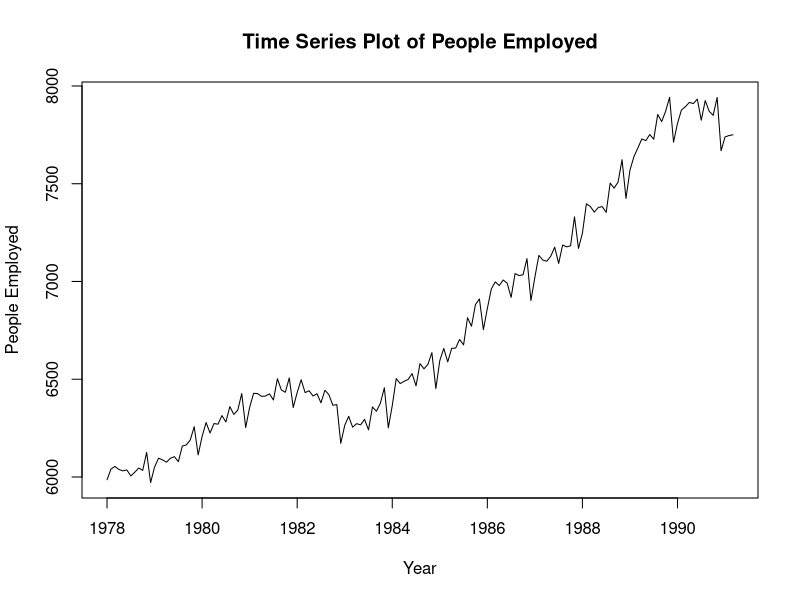
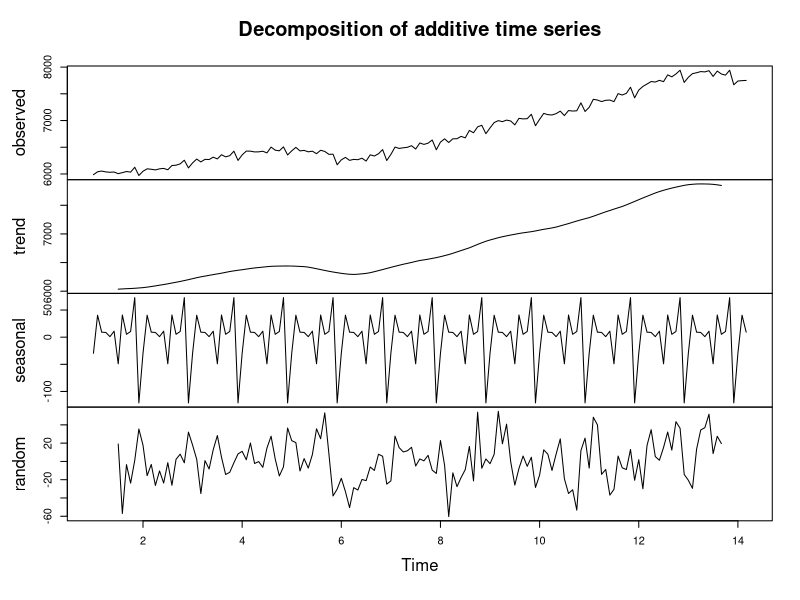
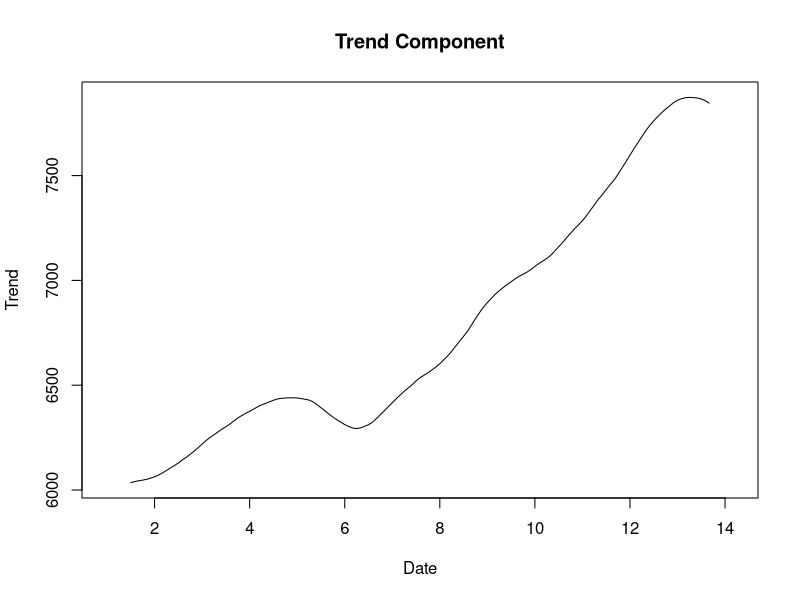
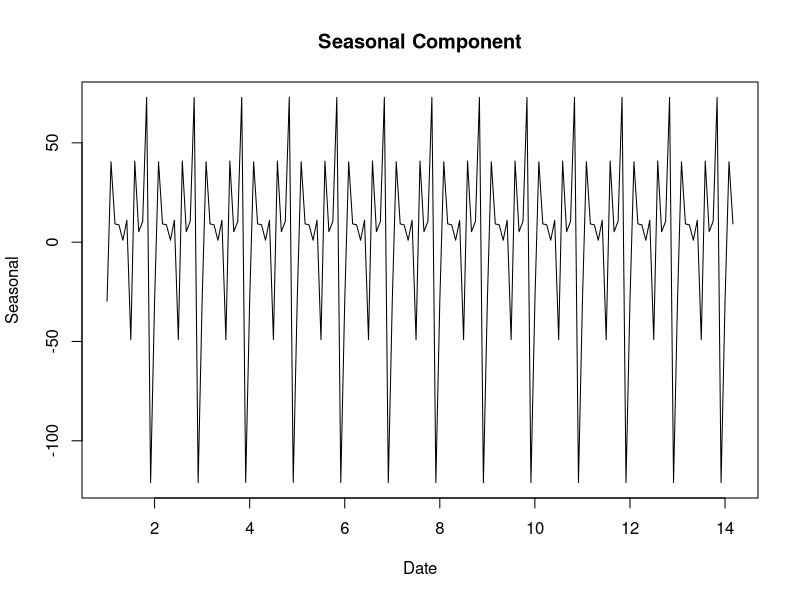
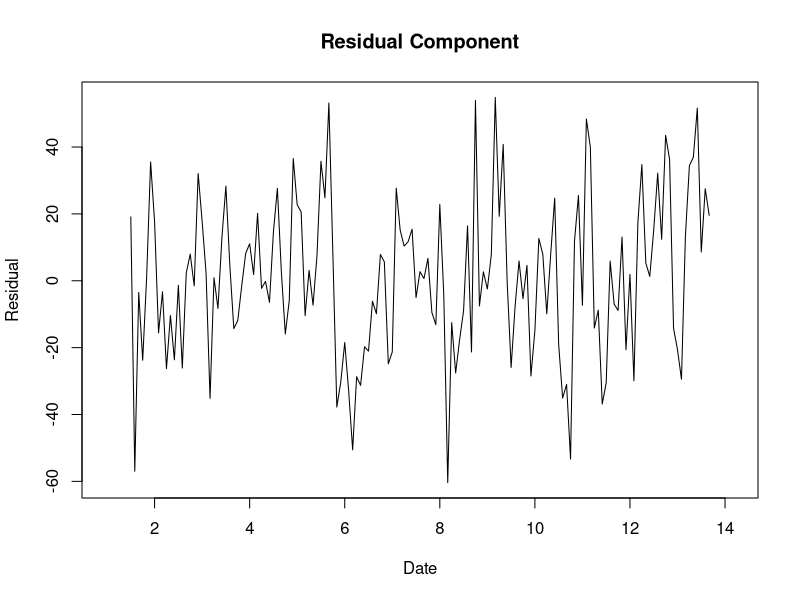
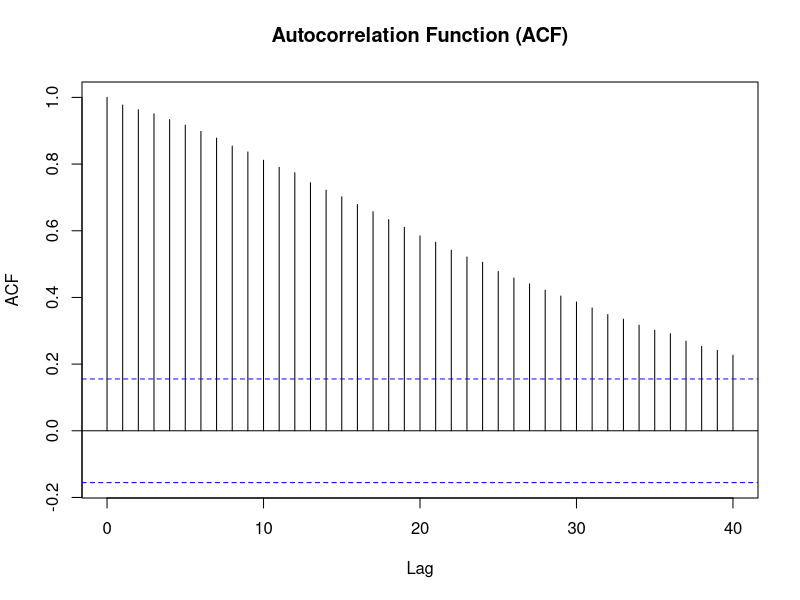
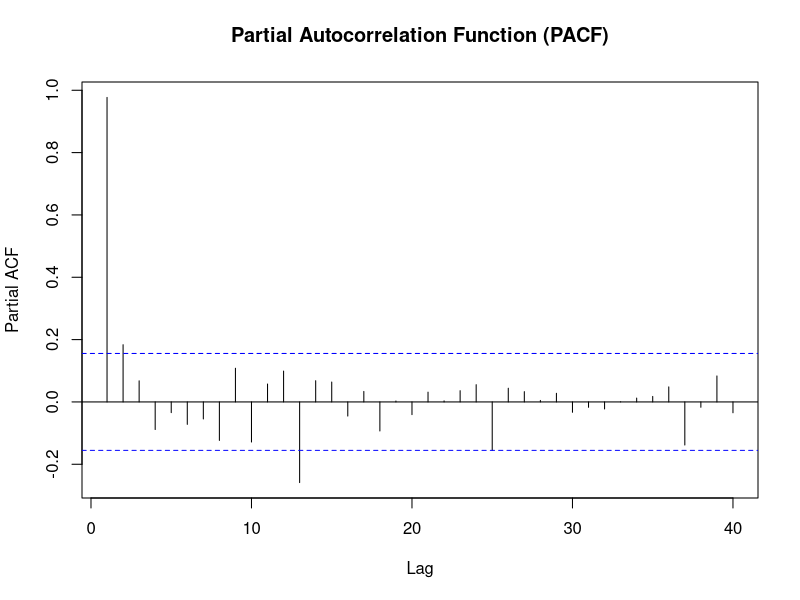
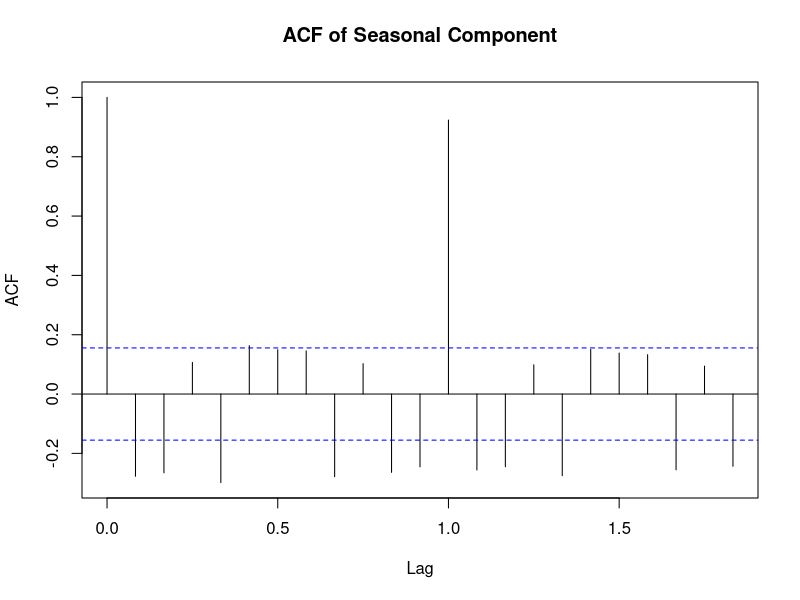

Source code (R) for these figures, in order:
#install library
install.packages("ggplot2")
install.packages("lubridate")
install.packages("forecast")
install.packages("ggfortify")
install.packages("tseries")
install.packages("e1071")
install.packages("MASS")
install.packages("lmtest")
install.packages("caTools")

# ------------------------------ Load necessary libraries ----------------------
library(ggplot2)
library(lubridate)
library(forecast)
library(ggfortify)
library(tseries)
library(e1071)
library(MASS)
library(lmtest)
library(caTools)
library(sandwich)

# ------------------------- Step 0: Import and Split Data ----------------------
## import the data set
data <- read.csv("aus_employment.csv",stringsAsFactors = FALSE)

## Data Understanding
ls() # Check my data frame name
str(data) # Check the structure
any(is.na(data)) # Check for missing values

## format the date
data$date <- as.Date(data$date, format = "%Y-%m-%d")

## Create a time series object
data_ts <- ts(data$people_employed, frequency = 12, start = c(1978, 1))

## look the first few rows
head(data_ts)

## Plot Time Series
plot(data_ts, main="Time Series Plot of People Employed",xlab="Year", ylab = "People Employed")

## Split the data into training and testing sets
train <- window(data_ts, start = c(1978, 1), end = c(1988, 8)) # 80% for training
test <- window(data_ts, start = c(1988, 9), end = c(1991, 3)) # 20% for testing

# ------------------------- Step 1 : Visualize the Time Series -------------------------
## Perform seasonal decomposition
ts_data <- ts(data$people_employed, frequency = 12) # monthly data, 12 months a year
decomposition <- decompose(ts_data)
plot(decomposition) # Plot the decomposition components (trend, seasonal, and remainder)

## Visual Inspection of Trend Component
plot(decomposition$trend, main = "Trend Component", xlab = "Date", ylab = "Trend")

## Visual Inspection of Seasonal Component
#### Seasonal from the plot
plot(decomposition$seasonal, main = "Seasonal Component", xlab = "Date", ylab = "Seasonal")

## Visual Inspection of Residual Component
plot(decomposition$random, main = "Residual Component", xlab = "Date", ylab = "Residual")

# ------------------------- Step 2 : Transformations ---------------------------

## Decision: No need after looking at the transformed data time series plot

# ------------------------- Step 3a: Check the stationary of series -------------------------
adf.test(data$people_employed)

checktest <- kpss.test(train, null=c("Level","Trend"))
checktest	

acf(data$people_employed, main = "Autocorrelation Function (ACF)", lag.max = 40)
pacf(data$people_employed, main = "Partial Autocorrelation Function (PACF)", lag.max = 40)

# Analysis for seasonal - - - - - - - - - - - - - - - - - - - - - - - - - 
summary(decomposition$seasonal)

acf(decomposition$seasonal, main = "ACF of Seasonal Component")
pacf(decomposition$seasonal, main = "PACF of Seasonal Component")

# Analysis for trend - - - - - - - - - - - - -  - - - - - - - - - - - - 
summary(decomposition$trend)

## check got missing value or not
any(is.na(decomposition$trend))
decomposition$trend <- na.omit(decomposition$trend)## remove missing value

acf(decomposition$trend, main = "ACF of Trend Component")
pacf(decomposition$trend, main = "PACF of Trend Component")

# Analysis for Residual - - - - - - - - - - - - -  - - - - - - - - - - - -
summary(decomposition$random)

any(is.na(decomposition$random))
decomposition$random <- na.omit(decomposition$random)

acf(decomposition$random, main = "ACF of Residual Component")
pacf(decomposition$random, main = "PACF of Residual Component")

print(decomposition)

# ---------------------------- Step 3b: Differencing ---------------------------
## Check the Seasonal then do the First(Seasonal) Differencing
plot(train)
acf(train, lag.max = 40)
pacf(train, lag.max = 40)
checkresiduals(train, lag=24)

adf.test(data_ts)
# use the original data
ndiffs(data_ts)
nsdiffs(data_ts)

#seasonal differencing
z <- ts(diff(data_ts, lag=12))
ts.plot(z, gpars = list(main="First(seasonal) Differences"))
acf(z, main="z", lag.max = 40)
pacf(z, main="z", lag.max = 40)
ndiffs(z)
adf.test(z)

# non seasonal 
z2 <- ts(diff(z))
ts.plot(z2, gpars = list(main="Second(non seasonal) Differences"))
acf(z2, main="z2", lag.max = 40)
pacf(z2, main="z2", lag.max = 40)
ndiffs(z2)
adf.test(z2)

checkresiduals(z, lag=24)


# ---------------------- Step 4 : Find Optimal Parameters ----------------------

## Auto arima --> ARIMA(1,1,2)(0,1,1)[12] ) -------------------------------------
autoarima_model<- auto.arima(train, ic="aic", trace = TRUE)
summary(autoarima_model)
accuracy(autoarima_model)
checkresiduals(autoarima_model)

# Generate forecasts for the next 2.5 years (31 months)
forecast_AutoArima <- forecast(autoarima_model, h = 31)

# Plot the graph for the forecasts
plot(forecast_AutoArima, main = "Auto ARIMA Forecast", xlab = "Date", ylab = "People Employed")
print(forecast_AutoArima)

##Sarima(p,d,q)(P,D,Q) ---------------------------------------------------------
##### (p,d,q) --> non seasonal part of model ; d = 0
##### (P,D,Q) --> seasonal part of model ; D = 1
##### p is for AR model --> see PACF; q is for MA model --> see ACF
# lets see the PACF 
# arima(1,1,0)(2,1,0)[12]
sarima_model <- arima(x=train, order=c(1,1,0), seasonal = list(order = c(2,1,0), period=12))
sarima_model
summary(sarima_model)
accuracy(sarima_model)
checkresiduals(sarima_model)

# Generate forecasts for the next 2.5 years (31 months)
forecast_SARIMA <- forecast(sarima_model, h = 31)

# Plot the graph for the forecasts
plot(forecast_SARIMA, main = "ARIMA Forecast", xlab = "Date", ylab = "People Employed")
print(forecast_SARIMA)

## Holt Winter Model  ----------------------------------------------------------
# Define a grid of values for alpha, beta, and gamma to search
alpha_grid <- seq(0.1, 0.9, by = 0.1)  # Adjust the range and step size as needed
beta_grid <- seq(0.1, 0.9, by = 0.1)
gamma_grid <- seq(0.1, 0.9, by = 0.1)

# Create a grid of all possible combinations of alpha, beta, and gamma
parameter_grid <- expand.grid(alpha = alpha_grid, beta = beta_grid, gamma = gamma_grid)

# Initialize variables to store best parameters and RMSE
best_params <- NULL
best_rmse <- Inf

# Iterate through each parameter combination
for (i in 1:nrow(parameter_grid)) {
  # Fit a Holt-Winters model with the current parameter combination
  additive_model <- HoltWinters(train, seasonal = "additive", alpha = parameter_grid$alpha[i], beta = parameter_grid$beta[i], gamma = parameter_grid$gamma[i])
  
  # Make forecasts for the testing data
  additive_forecast <- forecast(additive_model, h = length(test))
  
  # Calculate RMSE for this parameter combination
  rd <- test - additive_forecast$mean
  rmse <- sqrt(mean(rd^2))
  
  # Check if this combination yields a better RMSE
  if (rmse < best_rmse) {
    best_rmse <- rmse
    best_params <- parameter_grid[i, ]
  }
}

# Print the best parameter combination and RMSE
print("Best Parameters:")
print(best_params)
print("Best RMSE:")
print(best_rmse)

## Additive Holt-winters Method 
# Fit the additive Holt-Winters model to the training data
additive_model <- HoltWinters(train, alpha=0.4, beta=0.9, gamma=0.5,seasonal = "additive")
additive_model 

# Forecast the time series for the testing period
additive_forecast <- forecast(additive_model, h = 31)

# Print the forecast
print(additive_forecast)

# Plot the forecast values
plot(additive_forecast, main = "Additive Forecast", xlab = "Date", ylab = "People Employed")


## Multiplicative Holt-Winters Method
# Fit the multiplicative Holt-Winters model to the training data
multiplicative_model <- HoltWinters(train, alpha=0.4, beta=0.9, gamma=0.5, seasonal = "multiplicative")
multiplicative_model

# Forecast the time series for the testing period
multiplicative_forecast <- forecast(multiplicative_model, h = 31)

# Print the forecast
print(multiplicative_forecast)

# Plot the forecast values
plot(multiplicative_forecast, main = "Multiplicative Forecast", xlab = "Date", ylab = "People Employed")


## ETS  -----------------------------------------------------------------------
ets_model <- ets(train)
ets_model
summary(ets_model)
autoplot(ets_model)
coef(ets_model)
accuracy(ets_model)
cbind('Residuals' = residuals(ets_model),
      'Forecast errors' = residuals(ets_model,type='response')) %>%
  autoplot(facet=TRUE) + xlab("Year") + ylab("")

forecast_ETS <- forecast(ets_model, h = 31)
print(forecast_ETS)
plot(forecast_ETS)

# ------------------------- Step 5 : Diagnostic Checking (Randomness) -------------------------
## Check Method residuals
residuals <- checkresiduals(additive_model)
residuals2 <- checkresiduals(multiplicative_model)
residuals3 <- checkresiduals(ets_model)          #ETS 
residuals4 <- checkresiduals(sarima_model, lag = 24) #SARIMA
residuals5 <- checkresiduals(autoarima_model, lag=24)  #auto ARIMA

# ------- Step 6 : Consider Alternative Model, Compare and Determine the Best Model  ------------
## Compare accuracy of all models
print("Accuracy of Sarima Model")
print(accuracy(forecast_SARIMA, test))

print("Accuracy of Auto Arima Model")
print(accuracy(forecast_AutoArima, test))

print("Accuracy of ETS Model")
print(accuracy(forecast_ETS, test))

print("Accuracy of Additive Model")
print(accuracy(additive_forecast, test))

print("Accuracy of Multiplicative Model")
print(accuracy(multiplicative_forecast, test))

## Compute SE
# Extract the residuals (forecast errors) from the forecast object
sarima_se <- sd(test - forecast_SARIMA$mean)
autoarima_se <- sd(test - forecast_AutoArima$mean)
ets_se <- sd(test - forecast_ETS$mean)
additive_se <- sd(test - additive_forecast$mean)
multiplicative_se <- sd(test - multiplicative_forecast$mean)

## Compute MSE
# Calculate MSE as the mean squared error
sarima_mse <- mean(sarima_se^2)
autoarima_mse <- mean(autoarima_se^2)
ets_mse <- mean(ets_se^2)
additive_mse <- mean(additive_se^2)
multiplicative_mse <- mean(multiplicative_se^2)

## Compare RMSE
### The lower the RMSE, the best performance of the model based on the accuracy
# Square root of the Mean Squared Error (MSE) to obtain RMSE
sarima_rmse <- sqrt(sarima_mse)
autoarima_rmse <- sqrt(autoarima_mse)
ets_rmse <- sqrt(ets_mse)
additive_rmse <- sqrt(additive_mse)
multiplicative_rmse <- sqrt(multiplicative_mse)

final_comparison <- data.frame(
  Model = c("Additve Holt-Winter","Multiplicative Holt-Winter", "SARIMA", "Auto ARIMA","ETS"),
  SE = c(additive_se, multiplicative_se,sarima_se,autoarima_se,ets_se),
  MSE = c(additive_mse, multiplicative_mse,sarima_mse,autoarima_mse,ets_mse),
  RMSE = c(additive_rmse, multiplicative_rmse,sarima_rmse,autoarima_rmse,ets_rmse)
)
print(final_comparison)

# Plot all forecasts and test data on the same graph
# Convert x_test to a time series object
x_test_ts <- ts(test, frequency = 12,  start = c(1988, 9))
plot(x_test_ts)

pdf("forecast_comparison_plot.pdf", width = 10, height = 6)  # Save the plot to a PDF file

# Create a vector for ylim
y_limits <- c(
  min(c(
    forecast_SARIMA$lower,
    forecast_AutoArima$lower,
    forecast_ETS$lower,
    additive_forecast$lower,
    multiplicative_forecast$lower,
    test
  )),
  max(c(
    forecast_SARIMA$upper,
    forecast_AutoArima$upper,
    forecast_ETS$upper,
    additive_forecast$upper,
    multiplicative_forecast$upper,
    test
  ))
)
plot(
  forecast_SARIMA,
  main = "Forecast: SARIMA vs. Auto_ARIMA vs. ETS vs. Holt",
  xlab = "Date",
  ylab = "Average People Employed",
  col = "blue",
  ylim = y_limits
)
lines(forecast_AutoArima$mean, col = "red")
lines(forecast_ETS$mean, col = "green")
lines(forecast_SARIMA$mean, col = "yellow")  # Sarima Forecast
lines(additive_forecast$mean, col = "brown")  # Additive Forecast model
lines(multiplicative_forecast$mean, col = "orange")  # Multiplicative Forecast model

# Plot the test data
lines(x_test_ts, col = "purple")

dev.off()  # Close the PDF device

## Best Model: ETS
# ----------------- Step 8(a) : Form Equation for the Best Model -----------------

# ----------------- Step 8(b) : Estimate the model's coefficients -----------------
coeftest(sarima_model)
coeftest(autoarima_model)
ets_model                    # ETS (best model)
additive_model 
multiplicative_model

checkresiduals(ets_model)

# ------------------------- Step 9 : Forecasting -------------------------
## Generate forecasts for the next 31 months for the best model ets
plot(forecast_values <- forecast(ets_model, h = 31))
print(forecast_values)

# ------------------------- Step 10 : Evaluate Model -------------------------

# Evaluate the ETS model using accuracy measures
accuracy_metrics <- accuracy(forecast_values, test)

# Print the accuracy metrics
print(accuracy_metrics)
